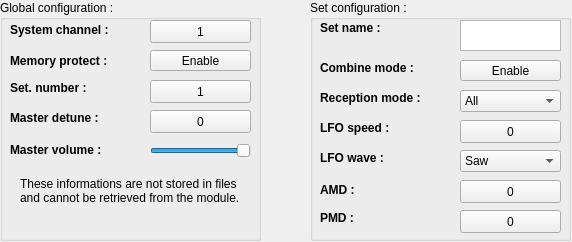
<?xml version="1.0" encoding="UTF-8"?>
<ui version="4.0">
 <class>QConfig</class>
 <widget class="QWidget" name="QConfig">
  <property name="geometry">
   <rect>
    <x>0</x>
    <y>0</y>
    <width>572</width>
    <height>242</height>
   </rect>
  </property>
  <property name="windowTitle">
   <string>Form</string>
  </property>
  <widget class="QGroupBox" name="grpBox_globalconfig">
   <property name="geometry">
    <rect>
     <x>0</x>
     <y>0</y>
     <width>261</width>
     <height>241</height>
    </rect>
   </property>
   <property name="title">
    <string>Global configuration :</string>
   </property>
   <widget class="QPushButton" name="pshBut_memory">
    <property name="geometry">
     <rect>
      <x>150</x>
      <y>50</y>
      <width>101</width>
      <height>21</height>
     </rect>
    </property>
    <property name="toolTip">
     <string>Right to write on memory</string>
    </property>
    <property name="text">
     <string>Enable</string>
    </property>
    <property name="checkable">
     <bool>true</bool>
    </property>
   </widget>
   <widget class="QLabel" name="lbl_memory">
    <property name="geometry">
     <rect>
      <x>10</x>
      <y>50</y>
      <width>111</width>
      <height>21</height>
     </rect>
    </property>
    <property name="font">
     <font>
      <weight>75</weight>
      <bold>true</bold>
     </font>
    </property>
    <property name="text">
     <string>Memory protect :</string>
    </property>
   </widget>
   <widget class="QLabel" name="lbl_confnum">
    <property name="geometry">
     <rect>
      <x>10</x>
      <y>78</y>
      <width>101</width>
      <height>20</height>
     </rect>
    </property>
    <property name="font">
     <font>
      <weight>75</weight>
      <bold>true</bold>
     </font>
    </property>
    <property name="text">
     <string>Set. number :</string>
    </property>
   </widget>
   <widget class="QLabel" name="lbl_mastvol">
    <property name="geometry">
     <rect>
      <x>10</x>
      <y>140</y>
      <width>101</width>
      <height>20</height>
     </rect>
    </property>
    <property name="font">
     <font>
      <weight>75</weight>
      <bold>true</bold>
     </font>
    </property>
    <property name="text">
     <string>Master volume :</string>
    </property>
   </widget>
   <widget class="QSlider" name="hzSlider_mastvolume">
    <property name="geometry">
     <rect>
      <x>150</x>
      <y>140</y>
      <width>101</width>
      <height>21</height>
     </rect>
    </property>
    <property name="toolTip">
     <string>Master level of the module</string>
    </property>
    <property name="maximum">
     <number>127</number>
    </property>
    <property name="value">
     <number>127</number>
    </property>
    <property name="orientation">
     <enum>Qt::Horizontal</enum>
    </property>
   </widget>
   <widget class="QLabel" name="label_infos">
    <property name="geometry">
     <rect>
      <x>20</x>
      <y>170</y>
      <width>221</width>
      <height>41</height>
     </rect>
    </property>
    <property name="text">
     <string>These informations are not stored in files and cannot be retrieved from the module.</string>
    </property>
    <property name="textFormat">
     <enum>Qt::AutoText</enum>
    </property>
    <property name="scaledContents">
     <bool>false</bool>
    </property>
    <property name="wordWrap">
     <bool>true</bool>
    </property>
   </widget>
   <widget class="QLabel" name="lbl_syschan">
    <property name="geometry">
     <rect>
      <x>10</x>
      <y>20</y>
      <width>111</width>
      <height>20</height>
     </rect>
    </property>
    <property name="font">
     <font>
      <weight>75</weight>
      <bold>true</bold>
     </font>
    </property>
    <property name="text">
     <string>System channel :</string>
    </property>
   </widget>
   <widget class="QButton" name="but_syschan">
    <property name="geometry">
     <rect>
      <x>150</x>
      <y>20</y>
      <width>101</width>
      <height>23</height>
     </rect>
    </property>
    <property name="toolTip">
     <string>The system channel of the module to be edited</string>
    </property>
    <property name="text">
     <string>1</string>
    </property>
    <property name="minValue" stdset="0">
     <number>1</number>
    </property>
    <property name="maxValue" stdset="0">
     <number>16</number>
    </property>
   </widget>
   <widget class="QButton" name="but_setnum">
    <property name="geometry">
     <rect>
      <x>150</x>
      <y>80</y>
      <width>101</width>
      <height>23</height>
     </rect>
    </property>
    <property name="toolTip">
     <string>The current set number</string>
    </property>
    <property name="text">
     <string>1</string>
    </property>
    <property name="minValue" stdset="0">
     <number>1</number>
    </property>
    <property name="maxValue" stdset="0">
     <number>20</number>
    </property>
   </widget>
   <widget class="QLabel" name="lbl_mastdetune">
    <property name="geometry">
     <rect>
      <x>10</x>
      <y>108</y>
      <width>101</width>
      <height>20</height>
     </rect>
    </property>
    <property name="font">
     <font>
      <weight>75</weight>
      <bold>true</bold>
     </font>
    </property>
    <property name="text">
     <string>Master detune :</string>
    </property>
   </widget>
   <widget class="QButton" name="but_mastdetune">
    <property name="geometry">
     <rect>
      <x>150</x>
      <y>110</y>
      <width>101</width>
      <height>23</height>
     </rect>
    </property>
    <property name="toolTip">
     <string>Master detune of the module</string>
    </property>
    <property name="text">
     <string>0</string>
    </property>
    <property name="minValue" stdset="0">
     <number>-64</number>
    </property>
    <property name="maxValue" stdset="0">
     <number>63</number>
    </property>
   </widget>
  </widget>
  <widget class="QGroupBox" name="grpBox_setconfig">
   <property name="geometry">
    <rect>
     <x>310</x>
     <y>0</y>
     <width>261</width>
     <height>241</height>
    </rect>
   </property>
   <property name="title">
    <string>Set configuration :</string>
   </property>
   <widget class="QLabel" name="lbl_combine">
    <property name="geometry">
     <rect>
      <x>10</x>
      <y>60</y>
      <width>101</width>
      <height>16</height>
     </rect>
    </property>
    <property name="font">
     <font>
      <weight>75</weight>
      <bold>true</bold>
     </font>
    </property>
    <property name="text">
     <string>Combine mode :</string>
    </property>
   </widget>
   <widget class="QPushButton" name="pshBut_combine">
    <property name="geometry">
     <rect>
      <x>150</x>
      <y>60</y>
      <width>101</width>
      <height>21</height>
     </rect>
    </property>
    <property name="toolTip">
     <string>When on, the global configuration of the last selected voice replace the instrument configuration</string>
    </property>
    <property name="text">
     <string>Enable</string>
    </property>
    <property name="checkable">
     <bool>true</bool>
    </property>
   </widget>
   <widget class="QComboBox" name="cmbBox_reception">
    <property name="geometry">
     <rect>
      <x>150</x>
      <y>90</y>
      <width>101</width>
      <height>22</height>
     </rect>
    </property>
    <property name="toolTip">
     <string>Receive every or one in two MIDI orders</string>
    </property>
    <item>
     <property name="text">
      <string>All</string>
     </property>
    </item>
    <item>
     <property name="text">
      <string>Even</string>
     </property>
    </item>
    <item>
     <property name="text">
      <string>Odd</string>
     </property>
    </item>
   </widget>
   <widget class="QLabel" name="lbl_reception">
    <property name="geometry">
     <rect>
      <x>10</x>
      <y>90</y>
      <width>101</width>
      <height>16</height>
     </rect>
    </property>
    <property name="font">
     <font>
      <weight>75</weight>
      <bold>true</bold>
     </font>
    </property>
    <property name="text">
     <string>Reception mode :</string>
    </property>
   </widget>
   <widget class="QPlainTextEdit" name="txtEdit_name">
    <property name="geometry">
     <rect>
      <x>150</x>
      <y>20</y>
      <width>101</width>
      <height>31</height>
     </rect>
    </property>
    <property name="toolTip">
     <string>The name of the set</string>
    </property>
    <property name="verticalScrollBarPolicy">
     <enum>Qt::ScrollBarAlwaysOff</enum>
    </property>
    <property name="horizontalScrollBarPolicy">
     <enum>Qt::ScrollBarAlwaysOff</enum>
    </property>
    <property name="lineWrapMode">
     <enum>QPlainTextEdit::NoWrap</enum>
    </property>
    <property name="maximumBlockCount">
     <number>0</number>
    </property>
   </widget>
   <widget class="QLabel" name="lbl_name">
    <property name="geometry">
     <rect>
      <x>10</x>
      <y>20</y>
      <width>101</width>
      <height>16</height>
     </rect>
    </property>
    <property name="font">
     <font>
      <weight>75</weight>
      <bold>true</bold>
     </font>
    </property>
    <property name="text">
     <string>Set name :</string>
    </property>
   </widget>
   <widget class="QLabel" name="lbl_LFOspeed">
    <property name="geometry">
     <rect>
      <x>10</x>
      <y>120</y>
      <width>81</width>
      <height>16</height>
     </rect>
    </property>
    <property name="font">
     <font>
      <weight>75</weight>
      <bold>true</bold>
     </font>
    </property>
    <property name="text">
     <string>LFO speed :</string>
    </property>
   </widget>
   <widget class="QButton" name="but_AMD">
    <property name="geometry">
     <rect>
      <x>150</x>
      <y>180</y>
      <width>101</width>
      <height>23</height>
     </rect>
    </property>
    <property name="toolTip">
     <string>The amplitude modulation provided by the LFO</string>
    </property>
    <property name="text">
     <string>0</string>
    </property>
    <property name="minValue" stdset="0">
     <number>0</number>
    </property>
    <property name="maxValue" stdset="0">
     <number>127</number>
    </property>
   </widget>
   <widget class="QLabel" name="lbl_AMD">
    <property name="geometry">
     <rect>
      <x>10</x>
      <y>180</y>
      <width>41</width>
      <height>20</height>
     </rect>
    </property>
    <property name="font">
     <font>
      <weight>75</weight>
      <bold>true</bold>
     </font>
    </property>
    <property name="text">
     <string>AMD :</string>
    </property>
   </widget>
   <widget class="QComboBox" name="cmbBox_LFOwave">
    <property name="geometry">
     <rect>
      <x>150</x>
      <y>150</y>
      <width>101</width>
      <height>22</height>
     </rect>
    </property>
    <property name="toolTip">
     <string>The LFO waveform for the set</string>
    </property>
    <item>
     <property name="text">
      <string>Saw</string>
     </property>
    </item>
    <item>
     <property name="text">
      <string>Square</string>
     </property>
    </item>
    <item>
     <property name="text">
      <string>Triangle</string>
     </property>
    </item>
    <item>
     <property name="text">
      <string>S&amp;H</string>
     </property>
    </item>
   </widget>
   <widget class="QLabel" name="lbl_PMD">
    <property name="geometry">
     <rect>
      <x>10</x>
      <y>210</y>
      <width>41</width>
      <height>16</height>
     </rect>
    </property>
    <property name="font">
     <font>
      <weight>75</weight>
      <bold>true</bold>
     </font>
    </property>
    <property name="text">
     <string>PMD :</string>
    </property>
   </widget>
   <widget class="QButton" name="but_PMD">
    <property name="geometry">
     <rect>
      <x>150</x>
      <y>210</y>
      <width>101</width>
      <height>23</height>
     </rect>
    </property>
    <property name="toolTip">
     <string>The pitch modulation provided by the LFO</string>
    </property>
    <property name="text">
     <string>0</string>
    </property>
    <property name="minValue" stdset="0">
     <number>0</number>
    </property>
    <property name="maxValue" stdset="0">
     <number>127</number>
    </property>
   </widget>
   <widget class="QLabel" name="lbl_LFOwave">
    <property name="geometry">
     <rect>
      <x>10</x>
      <y>150</y>
      <width>81</width>
      <height>16</height>
     </rect>
    </property>
    <property name="font">
     <font>
      <weight>75</weight>
      <bold>true</bold>
     </font>
    </property>
    <property name="text">
     <string>LFO wave :</string>
    </property>
   </widget>
   <widget class="QButton" name="but_LFOspeed">
    <property name="geometry">
     <rect>
      <x>150</x>
      <y>120</y>
      <width>101</width>
      <height>23</height>
     </rect>
    </property>
    <property name="toolTip">
     <string>The pitch modulation provided by the LFO</string>
    </property>
    <property name="text">
     <string>0</string>
    </property>
    <property name="minValue" stdset="0">
     <number>0</number>
    </property>
    <property name="maxValue" stdset="0">
     <number>255</number>
    </property>
   </widget>
  </widget>
 </widget>
 <customwidgets>
  <customwidget>
   <class>QButton</class>
   <extends>QPushButton</extends>
   <header>interface/qbutton.h</header>
  </customwidget>
 </customwidgets>
 <resources/>
 <connections/>
</ui>
